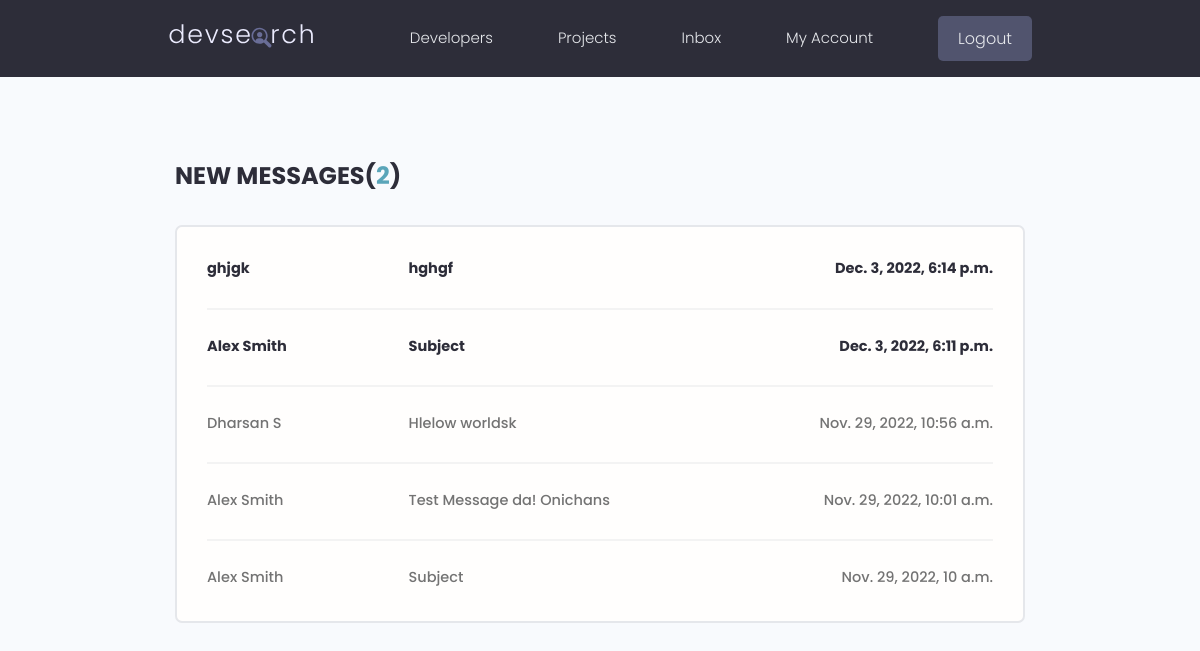
Page /inbox (signed in) on the committed database.
### users/models.py (models this page shows, shortened)
class Message(models.Model):
    sender = models.ForeignKey(Profile,on_delete=models.SET_NULL,null=True,blank=True)
    recipient = models.ForeignKey(Profile,on_delete=models.SET_NULL,null=True,blank=True, related_name="messages")
    name = models.CharField(max_length=200,null=True,blank=True)
    email = models.EmailField(max_length=200,null=True,blank=True)
    subject = models.CharField(max_length=200,null=True,blank=True)
    body = models.TextField()
    is_read = models.BooleanField(default=False,null=True)
    created = models.DateTimeField(auto_now_add=True)
    id = models.UUIDField(default=uuid.uuid4,unique=True,primary_key=True,editable=False)
    class Meta:
        ordering = ['is_read','-created']

### users/views.py (the view)
# urls.py: path('inbox',views.inbox,name="inbox"),
@login_required(login_url="login")
def inbox(request):
    profile = request.user.profile
    messageRequests = profile.messages.all()
    unreadCount = messageRequests.filter(is_read=False).count()
    context = {'messageRequests':messageRequests,'unreadCount':unreadCount}
    return render (request,'users/inbox.html',context)

### users/templates/users/inbox.html
{% extends 'main.html' %}
{% block content %}
  <main class="inbox my-xl">
    <div class="content-box">
      <h3 class="inbox__title">New Messages(<span>{{unreadCount}}</span>)</h3>
      <ul class="messages">
        {% for message in messageRequests %}
        {% if message.is_read == False %}
        <li class="message message--unread">
        {% else %}
        <li class="message message">
        {% endif %}
          <a href="{% url 'message' message.id %}">
            <span class="message__author">{{message.name}}</span>
            <span class="message__subject">{{message.subject}}</span>
            <span class="message__date">{{message.created}}</span>
          </a>
        </li>
        {% endfor %}
      </ul>
    </div>
  </main>
{% endblock %}

### static/styles/app.css (style rules this page uses)
:root { --color-sub: #2d2d39; }
.content-box { width: 95%; max-width: 85rem; margin: 0 auto; }
.inbox { height: 90vh; }
.inbox__title, .inbox__title span { font-size: 2.4rem; font-weight: 700; color: var(--color-sub); text-transform: uppercase; text-align: left; margin-bottom: 3rem; }
.inbox__title span { color: var(--color-main); }
.messages { list-style: none; background: var(--color-white); padding: 0.5rem 3rem; border: 2px solid var(--color-light); border-radius: 0.7rem; }
.message { padding: 2.5rem 0; }
.message > a span { font-size: 1.45rem; font-weight: 500; }
.message.message--unread a span { font-weight: 700; color: var(--color-sub); }
.message:not(:last-child) { border-bottom: 2px solid var(--color-white-light); }
.message > a { display: flex; gap: 1rem; }
.message__author, .message__date { flex-basis: 25%; }
.message__subject { flex-basis: 50%; }
.message__date { text-align: right; }

### static/uikit/styles/modules/_variables.css (style rules this page uses)
:root { --color-main: #5aa5b9; --color-main-light: #e6faff; --color-sub: #3f4156; --color-sub-light: #51546e; --color-sub-lighter: #ededfd; --color-text: #737373; --color-gray: #8b8b8b; --color-light: #e5e7eb; --color-light-gray: #767676; --color-bg: #f8fafd; --color-white: #fffefd; --color-white-light: #f3f3f3; --color-success: #359e64; --color-success-bg: #def8e8; --color-error: #fc4b0b; --color-error-bg: #fff2ee; --font-base: 'Poppins', arial, helvetica, 'Segoe UI', roboto, ubuntu, sans-serif; --font-monospace: 'Fira Code', 'Courier New', courier, monospace; --font-regular: 300; --font-medium: 500; --font-bold: 700; --generic-shadow: 1px 1px 5px #00000010; --generic-transition: all 0.3s ease-in-out; }

### static/uikit/styles/modules/_base.css (style rules this page uses)
* { margin: 0; padding: 0; box-sizing: border-box; text-rendering: optimizeLegibility; color: inherit; font-size: inherit; }
html { font-size: 50%; }
@media only screen and (min-width: 480px) { html { font-size: 56.25%; } }
@media only screen and (min-width: 1200px) { html { font-size: 62.5%; } }
body { line-height: 1.6; font-weight: 400; font-size: 1.5rem; color: var(--color-text); background-color: var(--color-bg); min-height: 100vh; }

### static/uikit/styles/modules/_typography.css (style rules this page uses)
* { font-family: var(--font-base); }
h3 { font-size: 3.2rem; font-weight: var(--font-medium); }
p, span, strong { font-size: 1.6rem; color: var(--color-text); font-weight: var(--font-regular); }
a { padding-bottom: 2px; text-decoration: none; display: inline-block; color: var(--color-main); font-weight: var(--font-medium); }

### static/uikit/styles/modules/_utilities.css (style rules this page uses)
.my-xl { margin: 8rem auto; }

### rows in the picture
Message: name "ghjgk", subject "hghgf", created "Dec. 3, 2022, 6:14 p.m."
Message: name "Alex Smith", subject "Subject", created "Dec. 3, 2022, 6:11 p.m."
Message: name "Dharsan S", subject "Hlelow worldsk", created "Nov. 29, 2022, 10:56 a.m."
Message: name "Alex Smith", subject "Test Message da! Onichans", created "Nov. 29, 2022, 10:01 a.m."
Message: name "Alex Smith", subject "Subject", created "Nov. 29, 2022, 10 a.m."

### other values in the picture
{{ unreadCount }} "2"
